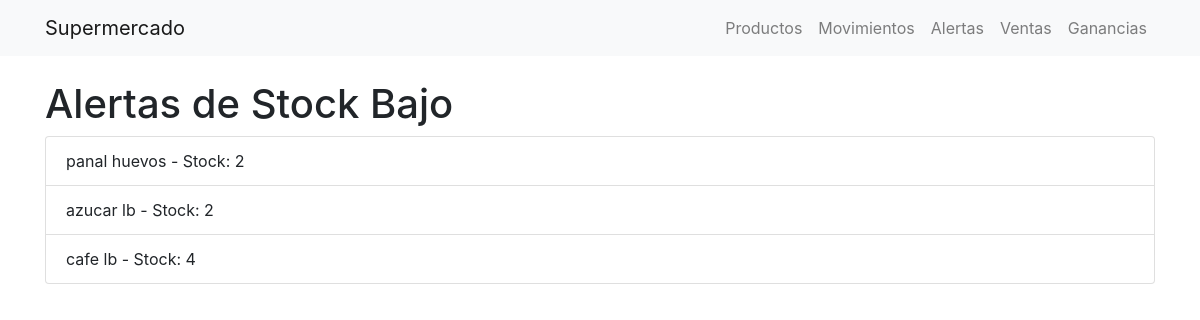
/alertas, run on the app's committed database.
### app.py (models this page shows)
class Producto(db.Model):
    id = db.Column(db.Integer, primary_key=True)
    nombre = db.Column(db.String(100), nullable=False)
    categoria = db.Column(db.String(100), nullable=False)
    precio_compra = db.Column(db.Float, nullable=False)
    precio_venta = db.Column(db.Float, nullable=False)
    stock_disponible = db.Column(db.Integer, nullable=False)
    proveedor = db.Column(db.String(100), nullable=False)
    umbral_alerta = db.Column(db.Integer, nullable=False, default=5)

### app.py (the view)
@app.route('/alertas')
def alertas():
    productos = Producto.query.all()
    alertas = [p for p in productos if p.stock_disponible < p.umbral_alerta]
    return render_template('alertas.html', alertas=alertas)

### templates/alertas.html
{% extends 'index.html' %}
{% block content %}
    <h1>Alertas de Stock Bajo</h1>
    <ul class="list-group">
        {% for alerta in alertas %}
            <li class="list-group-item">
                {{ alerta.nombre }} - Stock: {{ alerta.stock_disponible }}
            </li>
        {% endfor %}
    </ul>
{% endblock %}

### data on the page
Producto: nombre "panal huevos", stock_disponible "2"
Producto: nombre "azucar lb", stock_disponible "2"
Producto: nombre "cafe lb", stock_disponible "4"
